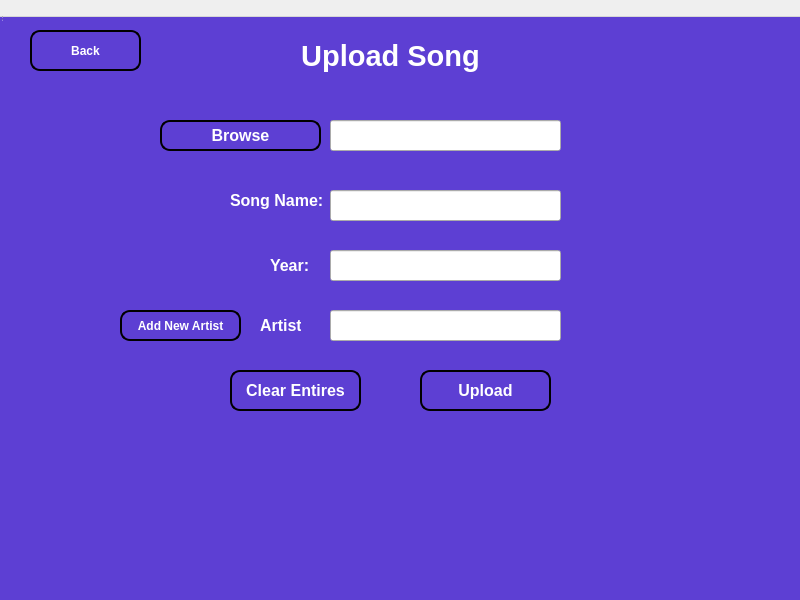
<?xml version="1.0" encoding="UTF-8"?>
<ui version="4.0">
 <class>UploadFile</class>
 <widget class="QWidget" name="UploadFile">
  <property name="geometry">
   <rect>
    <x>0</x>
    <y>0</y>
    <width>800</width>
    <height>600</height>
   </rect>
  </property>
  <property name="windowTitle">
   <string>MainWindow</string>
  </property>
  <property name="styleSheet">
   <string notr="true">
        QWidget#UploadFile {
            background-color: #5D3FD3;
        }

        QLabel {
            color:  #FFFFFF;
            font-weight: bold;
        }

        QPushButton {
            background-color: #5D3FD3;
            color: #FFFFFF;
            border-radius: 10px;
            border: 2px solid #000000;
            font-weight: bold;
            padding: 5px;
        }

        QPushButton:hover {
            background-color: #000000;
            color: #FFFFFF;
            border: 2px solid #FFFFFF;
        }

        QPushButton:pressed {
            background-color: #4B2CA7;
            border: 2px solid #FFFFFF;
        }
    </string>
  </property>
  <widget class="QWidget" name="centralwidget" native="true">
   <property name="geometry">
    <rect>
     <x>0</x>
     <y>0</y>
     <width>591</width>
     <height>411</height>
    </rect>
   </property>
   <property name="styleSheet">
    <string notr="true">
        QWidget#centralwidget {
            background-color: #5D3FD3;
        }

        QLabel {
            color:  #FFFFFF;
            font-weight: bold;
        }

        QPushButton {
            background-color: #5D3FD3;
            color: #FFFFFF;
            border-radius: 10px;
            border: 2px solid #000000;
            font-weight: bold;
            padding: 5px;
        }

        QPushButton:hover {
            background-color: #000000;
            color: #FFFFFF;
            border: 2px solid #FFFFFF;
        }

        QPushButton:pressed {
            background-color: #4B2CA7;
            border: 2px solid #FFFFFF;
        }
    </string>
   </property>
   <widget class="QPushButton" name="pushButton">
    <property name="geometry">
     <rect>
      <x>160</x>
      <y>120</y>
      <width>161</width>
      <height>31</height>
     </rect>
    </property>
    <property name="font">
     <font>
      <pointsize>12</pointsize>
      <bold>true</bold>
     </font>
    </property>
    <property name="text">
     <string>Browse</string>
    </property>
   </widget>
   <widget class="QLineEdit" name="lineEdit">
    <property name="geometry">
     <rect>
      <x>330</x>
      <y>120</y>
      <width>231</width>
      <height>31</height>
     </rect>
    </property>
    <property name="font">
     <font>
      <pointsize>12</pointsize>
     </font>
    </property>
    <property name="readOnly">
     <bool>true</bool>
    </property>
   </widget>
   <widget class="QLabel" name="label">
    <property name="geometry">
     <rect>
      <x>280</x>
      <y>20</y>
      <width>221</width>
      <height>71</height>
     </rect>
    </property>
    <property name="maximumSize">
     <size>
      <width>221</width>
      <height>71</height>
     </size>
    </property>
    <property name="font">
     <font>
      <pointsize>22</pointsize>
      <bold>true</bold>
     </font>
    </property>
    <property name="text">
     <string>Upload Song</string>
    </property>
    <property name="alignment">
     <set>Qt::AlignCenter</set>
    </property>
   </widget>
   <widget class="QPushButton" name="pushButton_2">
    <property name="geometry">
     <rect>
      <x>420</x>
      <y>370</y>
      <width>131</width>
      <height>41</height>
     </rect>
    </property>
    <property name="font">
     <font>
      <pointsize>12</pointsize>
      <bold>true</bold>
     </font>
    </property>
    <property name="text">
     <string>Upload</string>
    </property>
   </widget>
   <widget class="QPushButton" name="pushButton_3">
    <property name="geometry">
     <rect>
      <x>30</x>
      <y>30</y>
      <width>111</width>
      <height>41</height>
     </rect>
    </property>
    <property name="text">
     <string>Back</string>
    </property>
   </widget>
   <widget class="QLabel" name="label_2">
    <property name="geometry">
     <rect>
      <x>230</x>
      <y>170</y>
      <width>111</width>
      <height>61</height>
     </rect>
    </property>
    <property name="font">
     <font>
      <pointsize>12</pointsize>
      <bold>true</bold>
     </font>
    </property>
    <property name="text">
     <string>Song Name:</string>
    </property>
    <property name="alignment">
     <set>Qt::AlignLeading|Qt::AlignLeft|Qt::AlignVCenter</set>
    </property>
   </widget>
   <widget class="QLineEdit" name="lineEdit_song">
    <property name="geometry">
     <rect>
      <x>330</x>
      <y>190</y>
      <width>231</width>
      <height>31</height>
     </rect>
    </property>
    <property name="maxLength">
     <number>255</number>
    </property>
   </widget>
   <widget class="QLabel" name="label_3">
    <property name="geometry">
     <rect>
      <x>270</x>
      <y>250</y>
      <width>41</width>
      <height>31</height>
     </rect>
    </property>
    <property name="font">
     <font>
      <pointsize>12</pointsize>
      <bold>true</bold>
     </font>
    </property>
    <property name="text">
     <string>Year:</string>
    </property>
   </widget>
   <widget class="QLineEdit" name="lineEdit_year">
    <property name="geometry">
     <rect>
      <x>330</x>
      <y>250</y>
      <width>231</width>
      <height>31</height>
     </rect>
    </property>
    <property name="maxLength">
     <number>4</number>
    </property>
   </widget>
   <widget class="QPushButton" name="pushButton_4">
    <property name="geometry">
     <rect>
      <x>230</x>
      <y>370</y>
      <width>131</width>
      <height>41</height>
     </rect>
    </property>
    <property name="font">
     <font>
      <pointsize>12</pointsize>
      <bold>true</bold>
     </font>
    </property>
    <property name="text">
     <string>Clear Entires</string>
    </property>
   </widget>
   <widget class="QLabel" name="label_4">
    <property name="geometry">
     <rect>
      <x>260</x>
      <y>310</y>
      <width>41</width>
      <height>31</height>
     </rect>
    </property>
    <property name="font">
     <font>
      <pointsize>12</pointsize>
      <bold>true</bold>
     </font>
    </property>
    <property name="text">
     <string>Artist:</string>
    </property>
   </widget>
   <widget class="QLineEdit" name="lineEdit_artist">
    <property name="geometry">
     <rect>
      <x>330</x>
      <y>310</y>
      <width>231</width>
      <height>31</height>
     </rect>
    </property>
   </widget>
   <widget class="QPushButton" name="pushButton_5">
    <property name="geometry">
     <rect>
      <x>120</x>
      <y>310</y>
      <width>121</width>
      <height>31</height>
     </rect>
    </property>
    <property name="text">
     <string>Add New Artist</string>
    </property>
   </widget>
  </widget>
  <widget class="QMenuBar" name="menubar">
   <property name="geometry">
    <rect>
     <x>0</x>
     <y>0</y>
     <width>800</width>
     <height>17</height>
    </rect>
   </property>
  </widget>
  <widget class="QStatusBar" name="statusbar">
   <property name="geometry">
    <rect>
     <x>0</x>
     <y>0</y>
     <width>3</width>
     <height>22</height>
    </rect>
   </property>
  </widget>
 </widget>
 <resources/>
 <connections>
  <connection>
   <sender>pushButton_3</sender>
   <signal>clicked()</signal>
   <receiver>UploadFile</receiver>
   <slot>goBack()</slot>
   <hints>
    <hint type="sourcelabel">
     <x>111</x>
     <y>47</y>
    </hint>
    <hint type="destinationlabel">
     <x>125</x>
     <y>470</y>
    </hint>
   </hints>
  </connection>
 </connections>
 <slots>
  <slot>goBack()</slot>
 </slots>
</ui>
